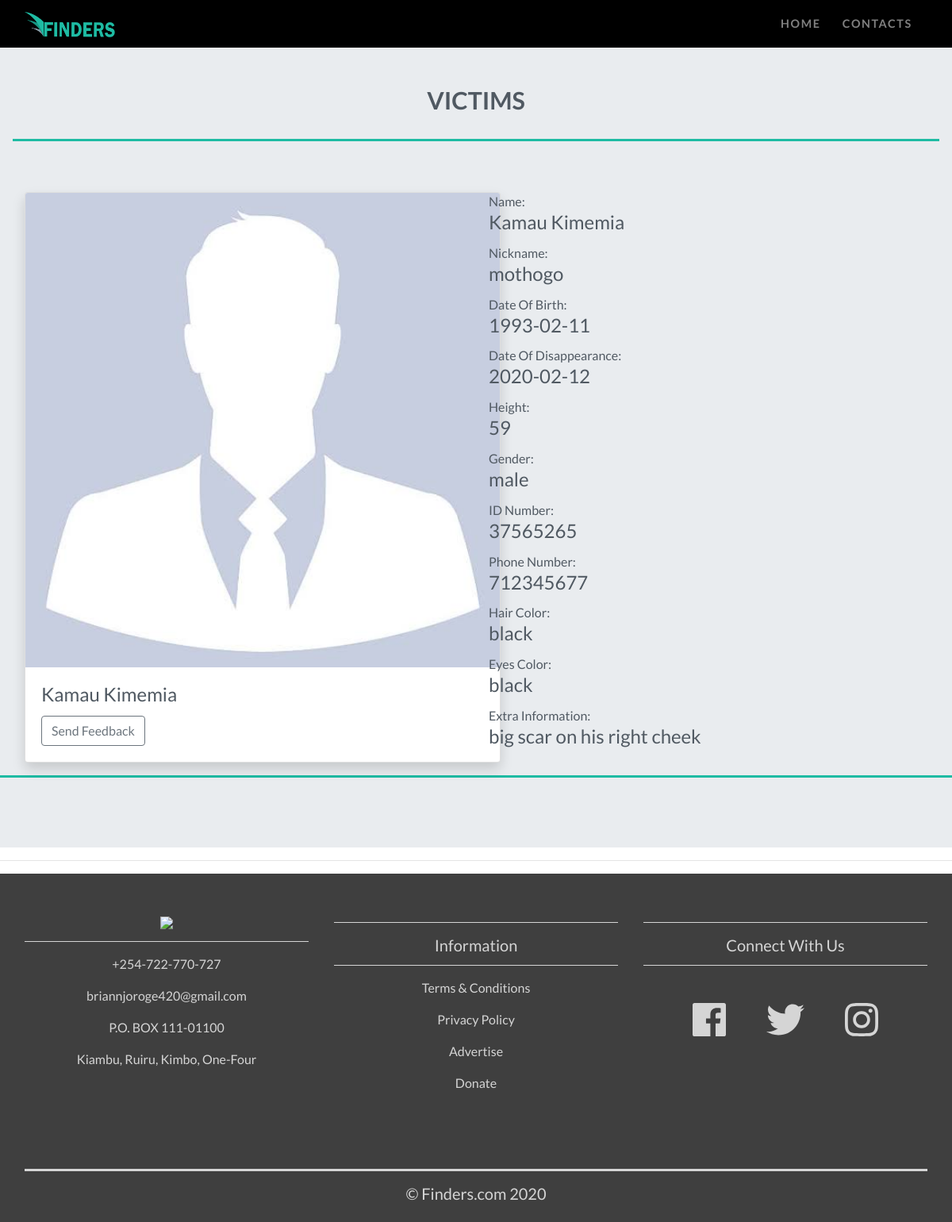
Screenshot of /vadults_xtra.php with the database file from the repository.
### tables this page shows
CREATE TABLE `adults` (
  `id` int(11) NOT NULL,
  `fname` text NOT NULL,
  `nname` text NOT NULL,
  `dob` date NOT NULL,
  `dod` date NOT NULL,
  `height` int(10) NOT NULL,
  `gender` text NOT NULL,
  `idnum` int(15) NOT NULL,
  `phone` int(10) NOT NULL,
  `eyes` text NOT NULL,
  `hair` text NOT NULL,
  `extra` varchar(255) NOT NULL,
  `image` blob NOT NULL
);

### vadults_xtra.php (the view, shortened to what this page needs)
<?php
include 'connection.php';
?>
<!DOCTYPE html>
<html lang="en">
<head>
	<link rel="stylesheet" href="bootstrap-4.4.1-dist/css/bootstrap.min.css">
	<link rel="stylesheet" href="css/victimsstyle.css">
	<link rel="stylesheet" href="css/fixed.css">
</head>
<body data-spy="scroll" data-target="#navbarResponsive">
<div id="home">
	<nav class="navbar navbar-expand-md navbar-dark bg-dark sticky-top">
		<div class="container-fluid">
		<a class="navbar-brand" href="#"><img src="img\WINGS1.png"></a>
		<div class="collapse navbar-collapse" id="navbarResponsive">
			<ul class="navbar-nav ml-auto">
				<li class="nav-item">
					<a class="nav-link" href="start.php">Home</a>
				</li>
				<li class="nav-item">
					<a class="nav-link" href="#contacts">Contacts</a>
				</li>
			</ul>
		</div>
	</div>
	</nav>
<div class="jumbotron">
	<div class="col-12 text-center">
		<h3 class="heading">Victims</h3>
		<div class="heading-underline"></div>
	</div>
 <?php
            $result = $con->query("Select * from adults ");
        ?>
            <?php
                    while ($row=$result->fetch_assoc()):
            ?>
 <div class="container-fluid padding">
 	<div class="row padding">
	 	<div class="col-md-4">
	 			<div class="card shadow" style="width: 600px">
	 				<img class="card-img-top" src="img/avatar.png">
	 				<div class="card-body">
	 					<h4 class="card-title"><?php echo $row['fname']; ?></h4>
	 					<a href="feedback/indexfeedback.php" class="btn btn-outline-secondary">Send Feedback</a>
	 				</div>
	 		</div>
	 	</div>
	 	<div class="col-md-2">
	 	</div>
	 	<div class="col-md-4">
	 			Name:<h4 class="card-title"><?php echo $row['fname']; ?></h4>
	 			Nickname:<h4 class="card-title"><?php echo $row['nname']; ?></h4>
	 			Date Of Birth:<h4 class="card-title"><?php echo $row['dob']; ?></h4>
	 			Date Of Disappearance:<h4 class="card-title"><?php echo $row['dod']; ?></h4>
	 			Height:<h4 class="card-title"><?php echo $row['height']; ?></h4>
	 			Gender:<h4 class="card-title"><?php echo $row['gender']; ?></h4>
	 			ID Number:<h4 class="card-title"><?php echo $row['idnum']; ?></h4>
	 			Phone Number:<h4 class="card-title"><?php echo $row['phone']; ?></h4>
	 			Hair Color:<h4 class="card-title"><?php echo $row['hair']; ?></h4>
	 			Eyes Color:<h4 class="card-title"><?php echo $row['eyes']; ?></h4>
	 			Extra Information:<h4 class="card-title"><?php echo $row['extra']; ?></h4>
	 	</div>
	 </div>
</div>
 	<div class="heading-underline"></div>
<?php endwhile;?>
 </div>
</div>
<hr>
<div id="contacts">
<footer>
<div class="container-fluid padding">
	<div class="row text-center">
		<div class="col-md-4">
			<img src="img/FINDERSFADE2.png">
			<hr class="light">
			<p>+254-722-770-727</p>
			<p>briannjoroge420@gmail.com</p>
			<p>P.O. BOX 111-01100</p>
			<p>Kiambu, Ruiru, Kimbo, One-Four</p>
		</div>
		<div class="col-md-4">
			<hr class="light">
			<h5>Information</h5>
			<hr class="light">
			<p>Terms & Conditions</p>
			<p>Privacy Policy</p>
			<p>Advertise</p>
			<p>Donate</p>
		</div>
		<div class="col-md-4">
			<hr class="light">
			<h5>Connect With Us</h5>
			<hr class="light">
			<div class="col-12 social padding">
				 <a href="" target="_blank"><i class="fab fa-facebook"></i></a>
				 <a href="" target="_blank"><i class="fab fa-twitter"></i></a>
				 <a href="" target="_blank"><i class="fab fa-instagram"></i></a><br/>
			</div>
		</div>
		<div class="col-12">
			<hr class="socket">
			<h5>&copy; Finders.com 2020</h5>
		</div>
	</div>
</div>
</footer>
</div>
</body>
</html>

### css/victimsstyle.css (style rules this page uses)
html,body { font-family: 'Lato', sans-serif; color:#505962; }
.navbar { text-transform: uppercase; font-weight: 700; font-size: .9rem; letter-spacing: .1rem; background: rgb(0, 0, 0)!important; }
.navbar-brand img { height: 2rem; }
.navbar-nav li { padding-right: .7rem; }
.jumbotron { margin-bottom: 0; padding: 2rem 0 3.5rem; border-radius: 0; }
h3.heading { font-size: 1.9rem; font-weight: 700; text-transform: uppercase; margin-bottom: 1.9rem; }
.heading-underline { width: 100%; height: .2rem; background-color: #1ebba3; margin: 0 auto 2rem; }
footer { background-color: #3f3f3f; color: #d5d5d5; padding-top: 2rem; }
footer img { height: 3.5rem; }
hr.light { border-top: 1px solid #d5d5d5; width: 100%; margin-top: .8rem; margin-bottom: 1rem; }
.social a { font-size: 3rem; padding: 1.5rem; }
footer a { color: #d5d5d5; }
hr.socket { width: 100%; border-top: .2rem solid #d5d5d5; margin-top: 3rem; }

### css/fixed.css (style rules this page uses)
[class*="col-"] { padding: 1rem; }
.row, .container-fluid { margin-left: 0px!important; margin-right: 0px!important; }

### rows the page displays
adults: fname "Kamau Kimemia", nname "mothogo", dob "1993-02-11", dod "2020-02-12", height "59", gender "male", idnum "37565265", phone "712345677", hair "black", eyes "black", extra "big scar on his right cheek"
